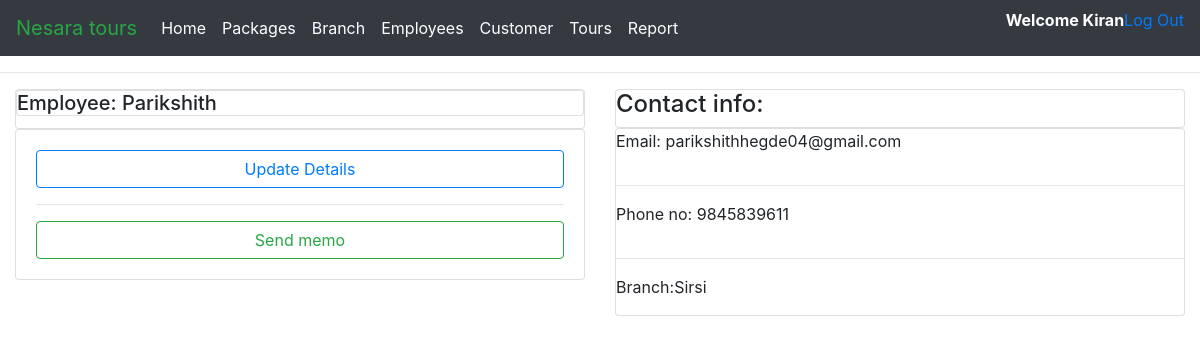
/emp/1/ (signed in), run on the app's committed database.
### NesaraTours/models.py (models this page shows, shortened)
class Employee(models.Model):
    user = models.OneToOneField(User, on_delete=models.CASCADE,null=True)
    role = models.ForeignKey(Group,on_delete=models.SET_NULL,null=True)
    Name = models.CharField(max_length=255,null=True)
    Phone = models.CharField(max_length=255,null=True)
    Email = models.EmailField(null=True)
    Sal = models.CharField(max_length=10,null=True)
    branch = models.ForeignKey(Branch,on_delete=models.SET_NULL,null=True)

class Branch(models.Model):
    Name = models.CharField(max_length=255)
    Phone = models.CharField(max_length=255)
    def __str__(self):
        return self.Name

### NesaraTours/decorators.py (the view)
        def wrapper_func(request, *args, **kwargs):
            group = None
            if request.user.groups.exists():
                group = request.user.groups.all()[0].name
            if group in allowed_roles:
                return view_func(request, *args, **kwargs)
            else:
                return HttpResponse('You are not authorized')

### NesaraTours/views.py (called while the page is built)
@login_required(login_url='login')
@allowed_users(allowed_roles=['Manager'])
def emp(request,Pk):
    EMP=Employee.objects.get(id=Pk)
    context={
        'Employee':EMP
    }
    return render(request,'Emp.html',context)

### templates/Emp.html (shortened to what this page needs)
{% extends 'main.html' %}
{% load static %}
{% block Content %}
<div class="container-fluid">
    <div class="row">
        <div class="col col-md">
            <div class="card card-head">
                <h5 class="card card-title">Employee: {{Employee.Name}}</h5>
            </div>
            <div class="card card-body">
                <a href="#" class="btn btn-outline-primary">Update Details</a>
                <hr>
                <a href="#" class="btn btn-outline-success">Send memo</a>
            </div>
        </div>
            <div class="col col-md">
                <div class="card card-head">
                    <h4>Contact info:</h4>
                </div>
                <div class="card card-title">
                    <p>Email: {{Employee.Email}}</p>
                    <hr>
                    <p>Phone no: {{Employee.Phone}}</p>
                    <hr>
                    <p>Branch:{{Employee.branch}}</p>
                </div>
            </div>
</div>
{% endblock Content %}

### templates/navbar.html (shortened to what this page needs)
{% load static %}
    <nav class="navbar navbar-expand-lg navbar-dark bg-dark">
        <a class="navbar-brand text-success" href="#">Nesara tours</a>
        <div class="collapse navbar-collapse" id="navbarNavAltMarkup">
          <div class="navbar-nav">
            <a class="nav-item nav-link active" href="{% url 'Home' %}">Home <span class="sr-only">(current)</span></a>
            <a class="nav-item nav-link active" href="{% url 'packages' %}">Packages</a>
            <a class="nav-item nav-link active" href="{% url 'branch' %}">Branch</a>
            <a class="nav-item nav-link active" href="{% url 'employee' %}">Employees</a>
            <a class="nav-item nav-link active" href="{% url 'customer' %}">Customer</a>
            <a class="nav-item nav-link active" href="{% url 'Tours' %}">Tours</a>
            <a class="nav-item nav-link active" href="{% url 'Report' %}">Report</a>
            </div>
          </div>
          <p class="text-white text-justify font-weight-bold">
            Welcome {{request.user}}</p>
          <p><a href="{% url 'logout' %}" href="text-justify">Log Out</a></p>
      </nav>

### data on the page
Employee: Name "Parikshith", Email "parikshithhegde04@gmail.com", Phone "9845839611", branch "Sirsi"

### other printed values
{{ request.user }} "Kiran"
